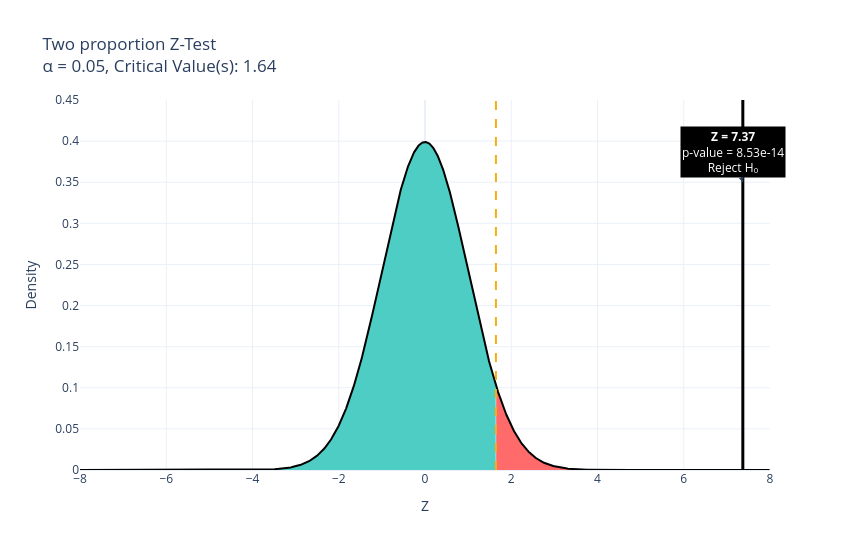

Here is the notebook cell this chart was saved with:
### Markdown cell above
#### plotting the z test visualization

### Code cell
z_test_visualization(z_stat,pval,alpha=0.05,alternative='right-tailed',title='Two proportion Z-Test')

### Figure 1 — Plotly figure (JSON) as saved in the notebook; plotly's stock layout.template omitted (floating-point values rounded to 4 significant figures; data arrays with more than 128 entries replaced by an {"elided": "..."} marker saying what was removed)
{"data": [{"fill": "tozeroy", "fillcolor": "#4ECDC4", "line": {"width": 0}, "mode": "lines", "showlegend": false, "type": "scatter", "x": {"elided": "965 float values"}, "y": {"elided": "965 float values"}}, {"fill": "tozeroy", "fillcolor": "#FF6B6B", "line": {"width": 0}, "mode": "lines", "showlegend": false, "type": "scatter", "x": {"elided": "635 float values"}, "y": {"elided": "635 float values"}}, {"line": {"color": "black", "width": 2}, "mode": "lines", "showlegend": false, "type": "scatter", "x": {"elided": "1600 float values"}, "y": {"elided": "1600 float values"}}], "layout": {"annotations": [{"arrowhead": 2, "bgcolor": "black", "font": {"color": "white"}, "showarrow": true, "text": "<b>Z = 7.37</b><br>p-value = 8.53e-14<br>Reject H₀", "x": 7.37, "y": 0.35}], "height": 550, "shapes": [{"line": {"color": "#f5b00f", "dash": "dash"}, "type": "line", "x0": 1.645, "x1": 1.645, "xref": "x", "y0": 0, "y1": 1, "yref": "y domain"}, {"line": {"color": "#000000", "width": 3}, "type": "line", "x0": 7.37, "x1": 7.37, "xref": "x", "y0": 0, "y1": 1, "yref": "y domain"}], "showlegend": false, "title": {"text": "Two proportion Z-Test<br>α = 0.05, Critical Value(s): 1.64"}, "width": 850, "xaxis": {"range": [-8, 8], "title": {"text": "Z"}}, "yaxis": {"range": [0, 0.45], "title": {"text": "Density"}}}}
